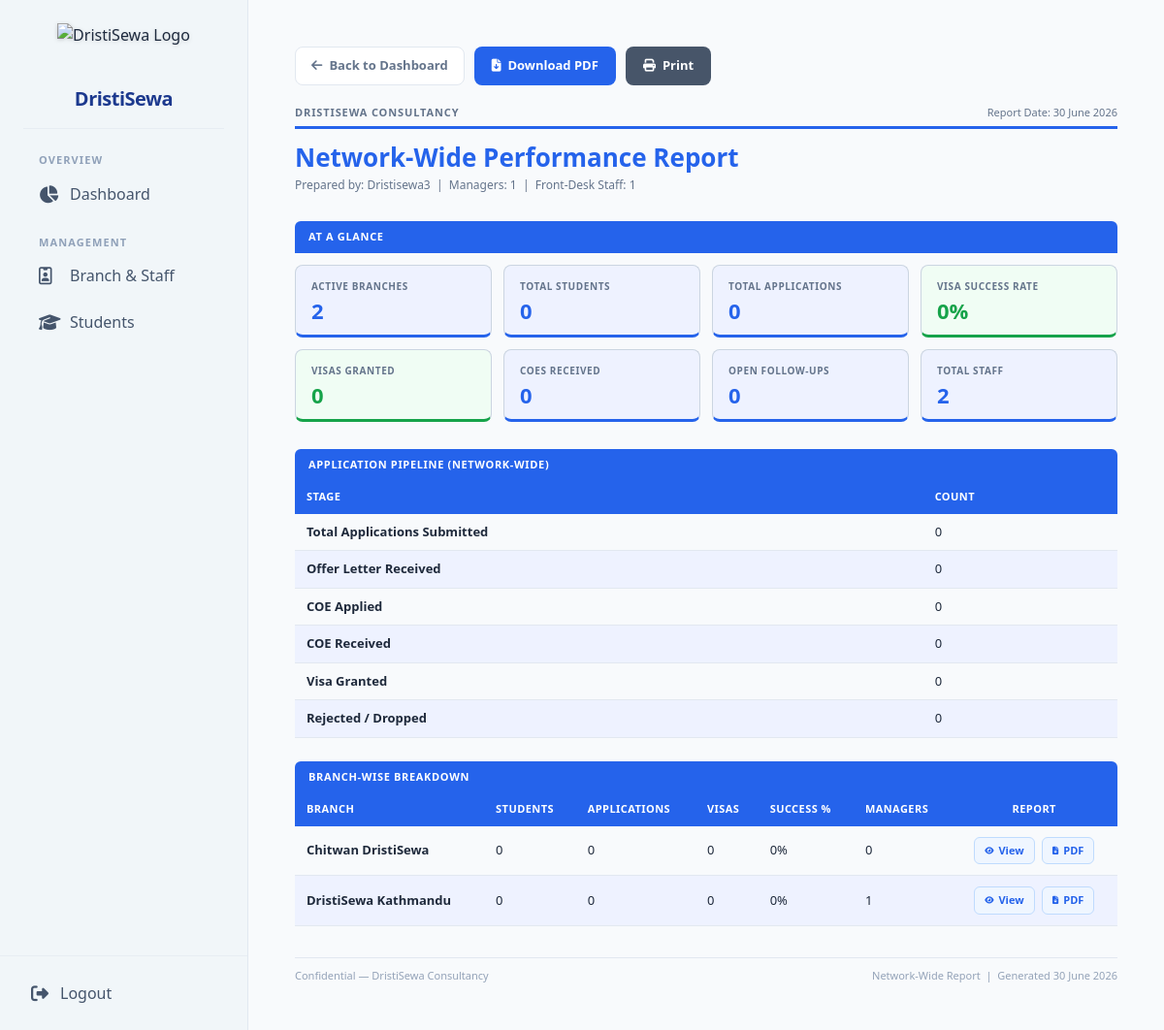
/admin-panel/reports/ (signed in), run on an earlier commit of the app's database.
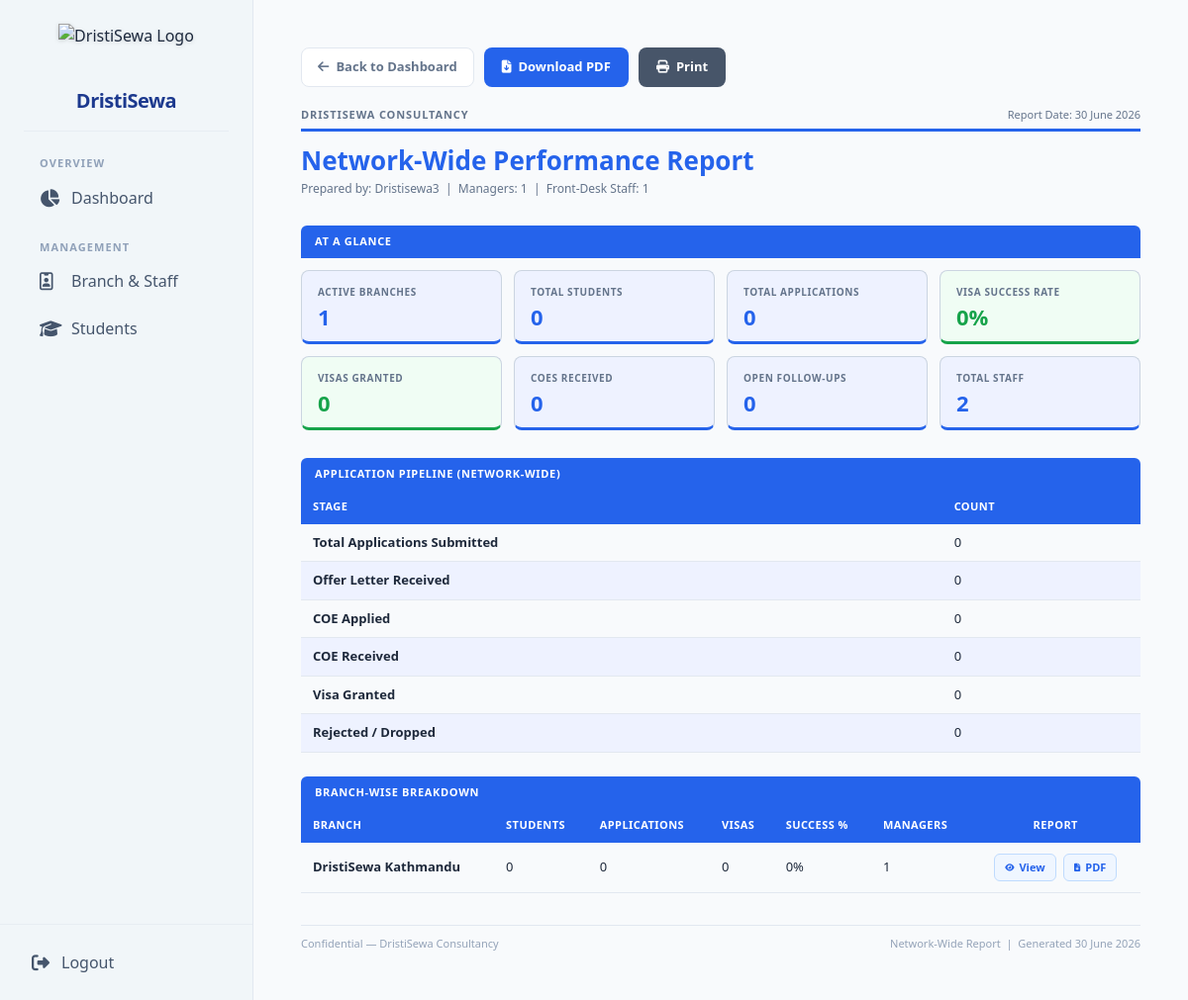
And on a later commit of the database.
### branches/models.py (models this page shows, shortened)
class Branch(TimeStampedModel):
    name = models.CharField(max_length=150, unique=True)
    code = models.CharField(max_length=20, unique=True)
    address = models.CharField(max_length=255, blank=True)
    phone = models.CharField(max_length=20, blank=True)
    email = models.EmailField(blank=True)
    is_active = models.BooleanField(default=True)
    class Meta:
        ordering = ["name"]

### accounts/views.py (the view)
# urls.py: path("admin-panel/reports/", views.admin_view_report, name="admin_view_report"),
@role_required("ADMIN")
def admin_view_report(request):
    ctx = _build_overall_report_data(request.user)
    return render(request, "admin/report_overall.html", ctx)

### accounts/permissions.py (called while the page is built)
def role_required(*allowed_roles):
    def decorator(view_func):
        @wraps(view_func)
        @login_required
        def _wrapped(request, *args, **kwargs):
            user = request.user
            if user.is_superuser or user.role in allowed_roles:
                return view_func(request, *args, **kwargs)
            raise PermissionDenied("You do not have permission to access this page.")
        return _wrapped
    return decorator

### templates/admin/report_overall.html (shortened to what the changed rows need)
{% extends 'admin/dristisewa_base.html' %}
{% load static %}
{% block extra_css %}
    <link rel="stylesheet" href="{% static 'css/pages/admin/report_overall.css' %}">
{% endblock %}
{% block content %}
<div class="rpt-wrap">
  <h1 class="rpt-title">Network-Wide Performance Report</h1>
  <div class="rpt-snap-grid" style="margin-top:12px;">
    <div class="rpt-card">
      <div class="rpt-card-label">Active Branches</div>
      <div class="rpt-card-val">{{ total_branches }}</div>
    </div>
  </div>
  <table class="rpt-table">
    <thead><tr><th>Stage</th><th>Count</th></tr></thead>
  </table>
  {% if branch_summary %}
  <table class="rpt-table">
    <thead>
      <tr>
        <th>Branch</th><th>Students</th><th>Applications</th>
        <th>Visas</th><th>Success %</th><th>Managers</th><th style="text-align:center;">Report</th>
      </tr>
    </thead>
    <tbody>
      {% for b in branch_summary %}
      <tr>
        <td>{{ b.name }}</td>
        <td>{{ b.students }}</td>
        <td>{{ b.applications }}</td>
        <td>{{ b.visas }}</td>
        <td>{{ b.success_rate }}%</td>
        <td>{{ b.managers }}</td>
        <td style="text-align:center;">
          <a href="{% url 'accounts:admin_view_branch_report' b.id %}" class="btn-branch"> View</a>
          <a href="{% url 'accounts:admin_download_branch_report' b.id %}" class="btn-branch"> PDF</a>
        </td>
      </tr>
      {% endfor %}
    </tbody>
  </table>
  {% else %}
  <p style="padding:16px;color:#94a3b8;font-style:italic;font-size:13px;">No active branches found.</p>
  {% endif %}
</div>
{% endblock %}

What changed in the data, as far as the page shows it:
removed Branch: name "Chitwan DristiSewa"
Also different on the page:
{{ total_branches }}: "2" → "1"
list line gone: "0 0 0 0 % 0 View PDF"
